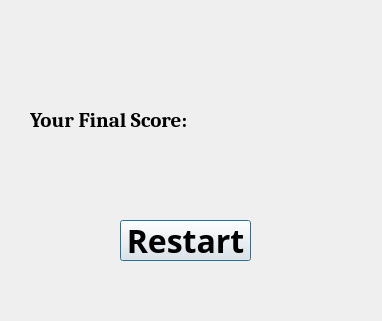
<?xml version="1.0" encoding="UTF-8"?>
<ui version="4.0">
 <class>Result</class>
 <widget class="QDialog" name="Result">
  <property name="geometry">
   <rect>
    <x>0</x>
    <y>0</y>
    <width>382</width>
    <height>321</height>
   </rect>
  </property>
  <property name="font">
   <font>
    <family>Candara</family>
    <pointsize>24</pointsize>
    <weight>75</weight>
    <bold>true</bold>
   </font>
  </property>
  <property name="windowTitle">
   <string>Dialog</string>
  </property>
  <widget class="QLabel" name="inform">
   <property name="geometry">
    <rect>
     <x>40</x>
     <y>20</y>
     <width>291</width>
     <height>61</height>
    </rect>
   </property>
   <property name="font">
    <font>
     <family>Consolas</family>
     <pointsize>26</pointsize>
    </font>
   </property>
   <property name="text">
    <string/>
   </property>
   <property name="alignment">
    <set>Qt::AlignCenter</set>
   </property>
  </widget>
  <widget class="QLabel" name="label">
   <property name="geometry">
    <rect>
     <x>30</x>
     <y>100</y>
     <width>161</width>
     <height>41</height>
    </rect>
   </property>
   <property name="font">
    <font>
     <family>Cambria</family>
     <pointsize>16</pointsize>
    </font>
   </property>
   <property name="text">
    <string>Your Final Score:</string>
   </property>
  </widget>
  <widget class="QLabel" name="score">
   <property name="geometry">
    <rect>
     <x>30</x>
     <y>140</y>
     <width>301</width>
     <height>41</height>
    </rect>
   </property>
   <property name="font">
    <font>
     <family>Cambria Math</family>
     <pointsize>22</pointsize>
    </font>
   </property>
   <property name="text">
    <string/>
   </property>
   <property name="alignment">
    <set>Qt::AlignRight|Qt::AlignTrailing|Qt::AlignVCenter</set>
   </property>
  </widget>
  <widget class="QPushButton" name="Restart">
   <property name="geometry">
    <rect>
     <x>120</x>
     <y>220</y>
     <width>131</width>
     <height>41</height>
    </rect>
   </property>
   <property name="font">
    <font>
     <family>Angsana New</family>
     <pointsize>24</pointsize>
    </font>
   </property>
   <property name="text">
    <string>Restart</string>
   </property>
  </widget>
 </widget>
 <resources/>
 <connections/>
</ui>
